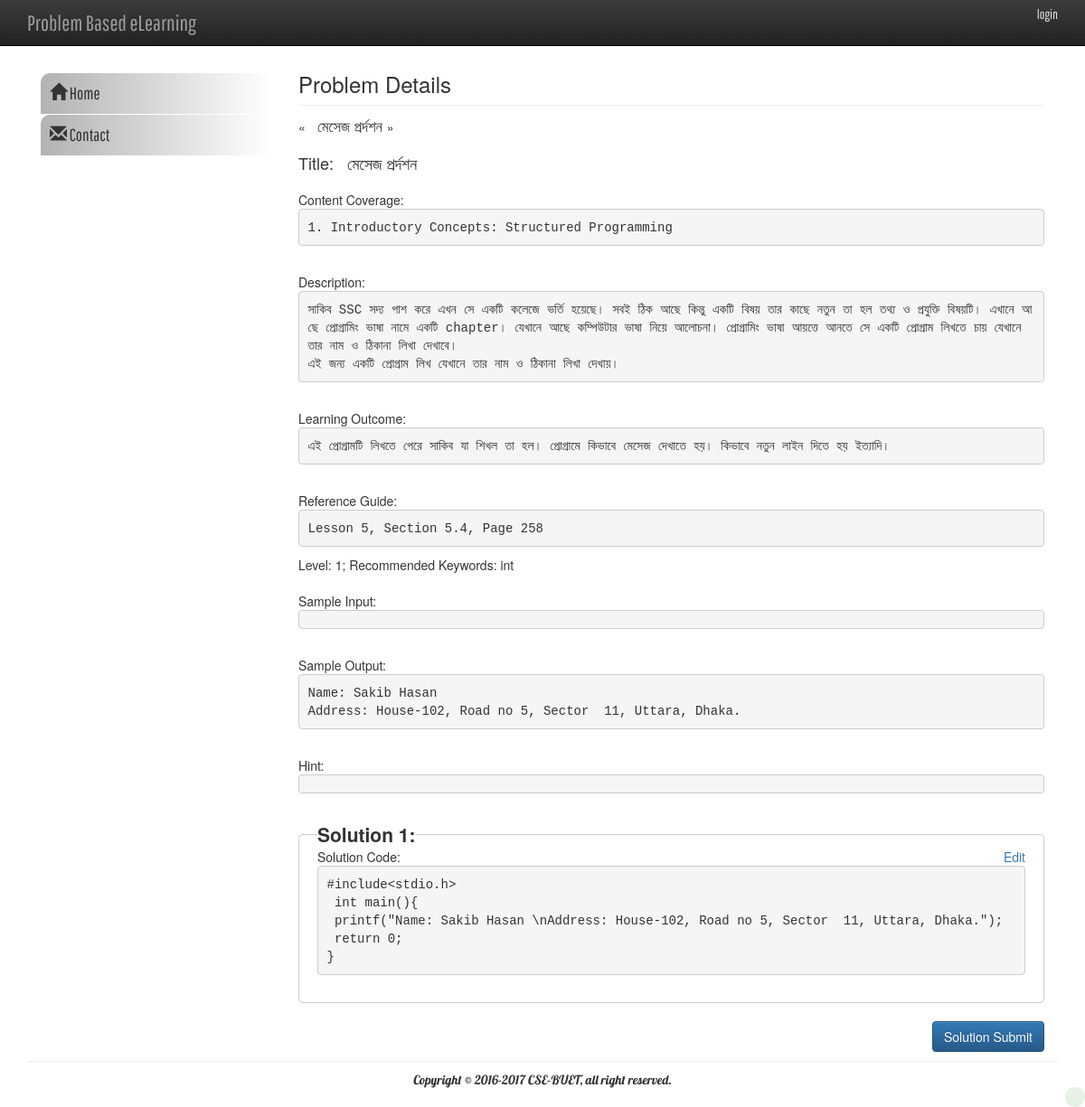
Page /c/Problem_list/single_view/1 on the earlier database version.
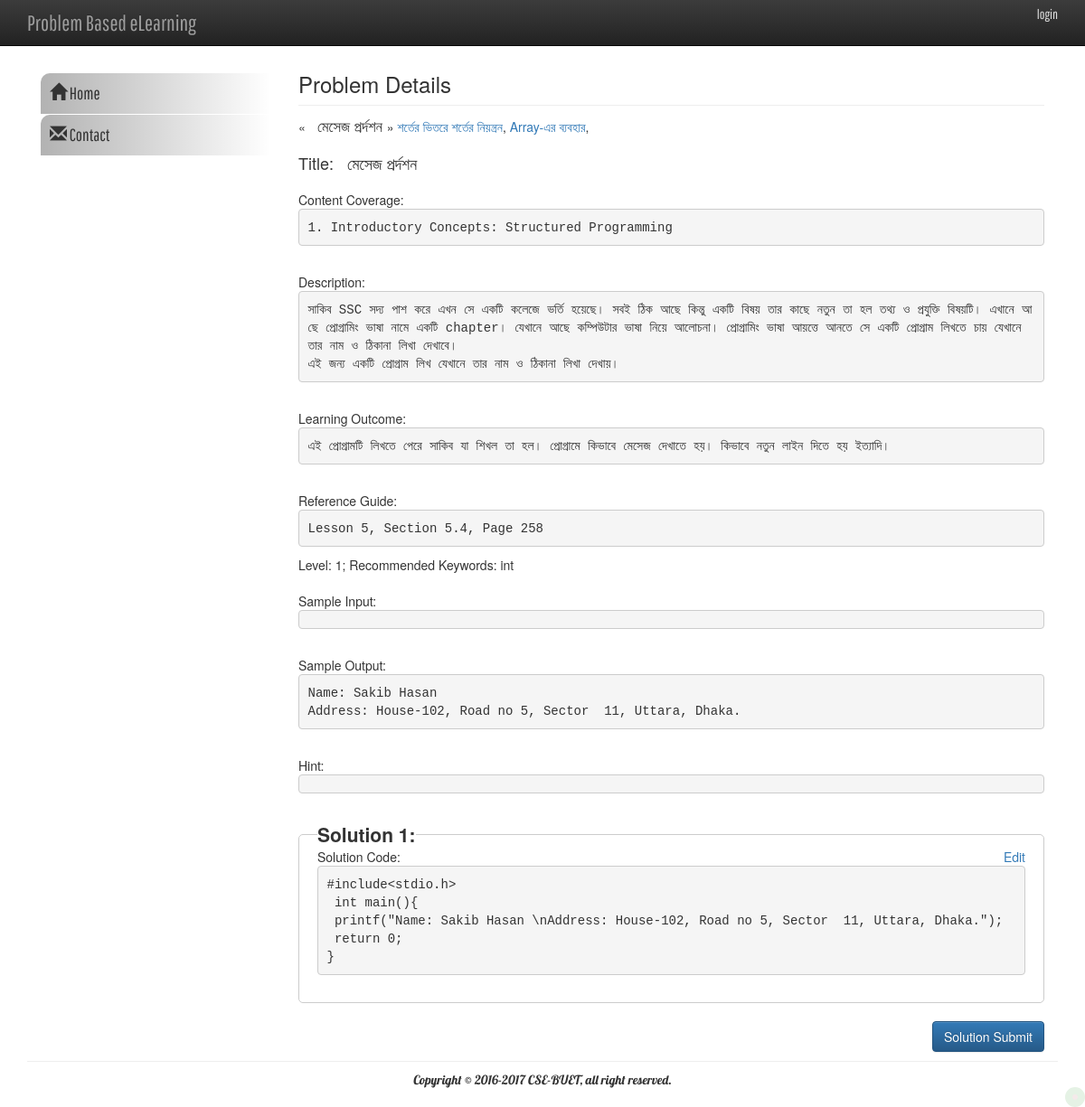
Same page on the later database version.
### tables this page shows
CREATE TABLE IF NOT EXISTS `c_problem` (
  `id` int(11) NOT NULL AUTO_INCREMENT,
  `title` varchar(255) NOT NULL,
  `description` mediumtext NOT NULL,
  `learning_outcome` mediumtext NOT NULL,
  `reference_guide` varchar(255) NOT NULL,
  `keywords` varchar(100) NOT NULL,
  `type` varchar(30) NOT NULL,
  `level` int(2) NOT NULL,
  `sample_input` mediumtext,
  `sample_output` mediumtext,
  `hint` mediumtext NOT NULL,
  `chapter_id` int(11) NOT NULL,
  `created_by` varchar(50) NOT NULL,
  `created_at` timestamp NOT NULL DEFAULT CURRENT_TIMESTAMP,
  `updated_at` timestamp NULL DEFAULT NULL,
  PRIMARY KEY (`id`)
);

CREATE TABLE IF NOT EXISTS `c_coverage` (
  `id` int(11) NOT NULL AUTO_INCREMENT,
  `title` varchar(100) NOT NULL,
  PRIMARY KEY (`id`)
);

CREATE TABLE IF NOT EXISTS `c_solution` (
  `id` int(11) NOT NULL AUTO_INCREMENT,
  `pid` int(11) DEFAULT NULL,
  `type` varchar(30) DEFAULT NULL,
  `solution_code` mediumtext NOT NULL,
  `submitted_by` varchar(50) NOT NULL,
  `created_at` timestamp NOT NULL DEFAULT CURRENT_TIMESTAMP,
  `updated_at` timestamp NULL DEFAULT NULL,
  PRIMARY KEY (`id`),
  KEY `pid` (`pid`)
);

### application/controllers/c/Problem_list.php (called while the page is built, shortened)
<?php
class Problem_list extends CI_Controller {
	function __construct() {
		$this->load->model("c/Problem_list_model", "problem_list");
	}
	public function single_view($pid)
	{
		$data['single_problem'] = $this->problem_list->singleProblemView($pid);
		$data['solutions'] = $this->problem_list->singleProblemSolutionView($pid);
		$data['con_coverage'] = $this->problem_list->singleProblemContentCoverage($pid);
		$data['childes'] = $this->problem_list->getChildList($pid);
		$data['parent'] = $this->problem_list->getParentList($pid);
		$this->load->view('c/problem_list/single_problem_view', $data);
	}
}

### index.php (called while the page is built, shortened)
<?php
require_once BASEPATH.'core/CodeIgniter.php';

### application/models/c/Problem_list_model.php (called while the page is built, shortened)
<?php
class Problem_list_model extends CI_Model
{
    public function singleProblemView($pid)
    {
        $this->db->select("*");
        $this->db->from("c_problem");
        $this->db->where('id', $pid);
        $query = $this->db->get();
        return $result = $query->result();
    }
    public function singleProblemSolutionView($pid)
    {
        $this->db->select("*");
        $this->db->from("c_solution");
        $this->db->where('pid', $pid);
        $query = $this->db->get();
        return $result = $query->result();
    }
    public function singleProblemContentCoverage($pid)
    {
        $this->db->select("p.id, c.title");
        $this->db->from("c_problem p, c_problem_coverage pc, c_coverage c");
        $this->db->where('p.id', $pid);
        $this->db->where('p.id=pc.pid');
        $this->db->where('pc.cid=c.id');
        $query = $this->db->get();
        return $result = $query->result();
    }
    public function getChildList($pid)
    {
        $this->db->select("p.id, p.title");
        $this->db->from("c_child_problem c, c_problem p");
        $this->db->where('c.pid', $pid);
        $this->db->where('c.child_id=p.id');
        $query = $this->db->get();
        return $result = $query->result();
    }
    public function getParentList($pid)
    {
        $this->db->select("p.id, p.title");
        $this->db->from("c_parent_problem c, c_problem p");
        $this->db->where('c.pid', $pid);
        $this->db->where('c.parent_id=p.id');
        $query = $this->db->get();
        return $result = $query->result();
    }
}

### application/views/c/problem_list/single_problem_view.php (the view, shortened to what this page needs)
<div class="col-md-9 col-sm-8 col-xs-12">
    <h3>Problem Details</h3>
    <hr>
    &laquo; <big><?php echo $single_problem[0]->title; ?> </big> &raquo;
    <?php for ($i = 0; $i < count($parent); ++$i) { ?>
        <a href="<?=base_url();?>c/Problem_list/single_view/<?php echo $parent[$i]->id;?>"><?php echo $parent[$i]->title;?></a>,
    <?php } ?>
    <br>
    <br>
    <h4>Title: <?php echo $single_problem[0]->title; ?></h4>
    <br>
<p>Content Coverage:<pre>
<?php for ($i = 0; $i < count($con_coverage); ++$i) { ?>
<?php echo $i+1?>. <?php echo ($con_coverage[$i]->title) ?>
<?php } ?>
</pre></p>
    <br>
    <p>Description: <pre><?php echo $single_problem[0]->description; ?></pre></p>
    <br>
    <p>Learning Outcome: <pre><?php echo $single_problem[0]->learning_outcome; ?></pre></p>
    <br>
    <p>Reference Guide: <pre><?php echo $single_problem[0]->reference_guide; ?></pre></p>
    <p>Level: <?php echo $single_problem[0]->level;?>; Recommended Keywords: <?php echo $single_problem[0]->keywords; ?></p>
    <br>
    <p>Sample Input: <pre><?php echo $single_problem[0]->sample_input; ?></pre></p>
    <br>
    <p>Sample Output: <pre><?php echo $single_problem[0]->sample_output; ?></pre></p>
    <br>
    <p>Hint: <pre><?php echo $single_problem[0]->hint; ?></pre></p>
    <br>
    <?php for ($i = 0; $i < count($solutions); ++$i) { ?>
        <fieldset>
            <legend><b>Solution <?php echo $i+1?>:</b></legend>
            <p class="width-100p">Solution Code: <a class="pull-right print-none" href="<?=base_url();?>c/Problem_list/solution_edit/<?php echo $solutions[$i]->id;?>?title=<?php echo $single_problem[0]->title; ?>">Edit</a><pre><xmp><?php echo $solutions[$i]->solution_code; ?></xmp></pre></p>
            <br>
        </fieldset>
    <?php } ?>
    <a class="btn btn-primary pull-right print-none" href="<?=base_url();?>c/Problem_list/solution_submit_view?pid=<?php echo $single_problem[0]->id; ?>&title=<?php echo $single_problem[0]->title; ?>&type=<?php echo $single_problem[0]->type; ?>">Solution Submit</a>
</div>

Differences in the rows shown:
now on this page (row edited): c_problem: title "শর্তের ভিতরে শর্তের নিয়ন্ত্রন", shown under "Problem Details"
now on this page (row edited): c_problem: title "Array-এর ব্যবহার", shown under "Problem Details"
